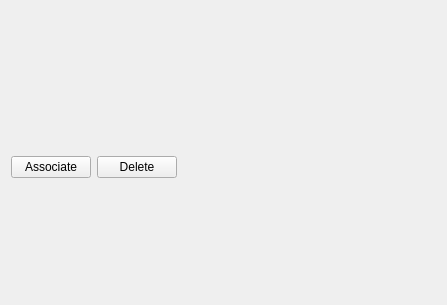
<?xml version="1.0" encoding="UTF-8"?>
<ui version="4.0">
 <class>Form</class>
 <widget class="QWidget" name="Form">
  <property name="geometry">
   <rect>
    <x>0</x>
    <y>0</y>
    <width>447</width>
    <height>305</height>
   </rect>
  </property>
  <property name="windowTitle">
   <string>Form</string>
  </property>
  <layout class="QVBoxLayout" name="verticalLayout">
   <item>
    <widget class="QLabel" name="label_2">
     <property name="text">
      <string/>
     </property>
     <property name="pixmap">
      <pixmap>dropbox.png</pixmap>
     </property>
     <property name="alignment">
      <set>Qt::AlignCenter</set>
     </property>
    </widget>
   </item>
   <item>
    <layout class="QFormLayout" name="formLayout">
     <property name="fieldGrowthPolicy">
      <enum>QFormLayout::FieldsStayAtSizeHint</enum>
     </property>
     <property name="labelAlignment">
      <set>Qt::AlignJustify|Qt::AlignVCenter</set>
     </property>
     <property name="formAlignment">
      <set>Qt::AlignJustify|Qt::AlignTop</set>
     </property>
     <item row="0" column="0">
      <widget class="QPushButton" name="associateButton">
       <property name="text">
        <string>Associate</string>
       </property>
      </widget>
     </item>
     <item row="0" column="1">
      <widget class="QPushButton" name="deleteButton">
       <property name="enabled">
        <bool>true</bool>
       </property>
       <property name="text">
        <string>Delete</string>
       </property>
      </widget>
     </item>
    </layout>
   </item>
  </layout>
 </widget>
 <resources/>
 <connections/>
</ui>
